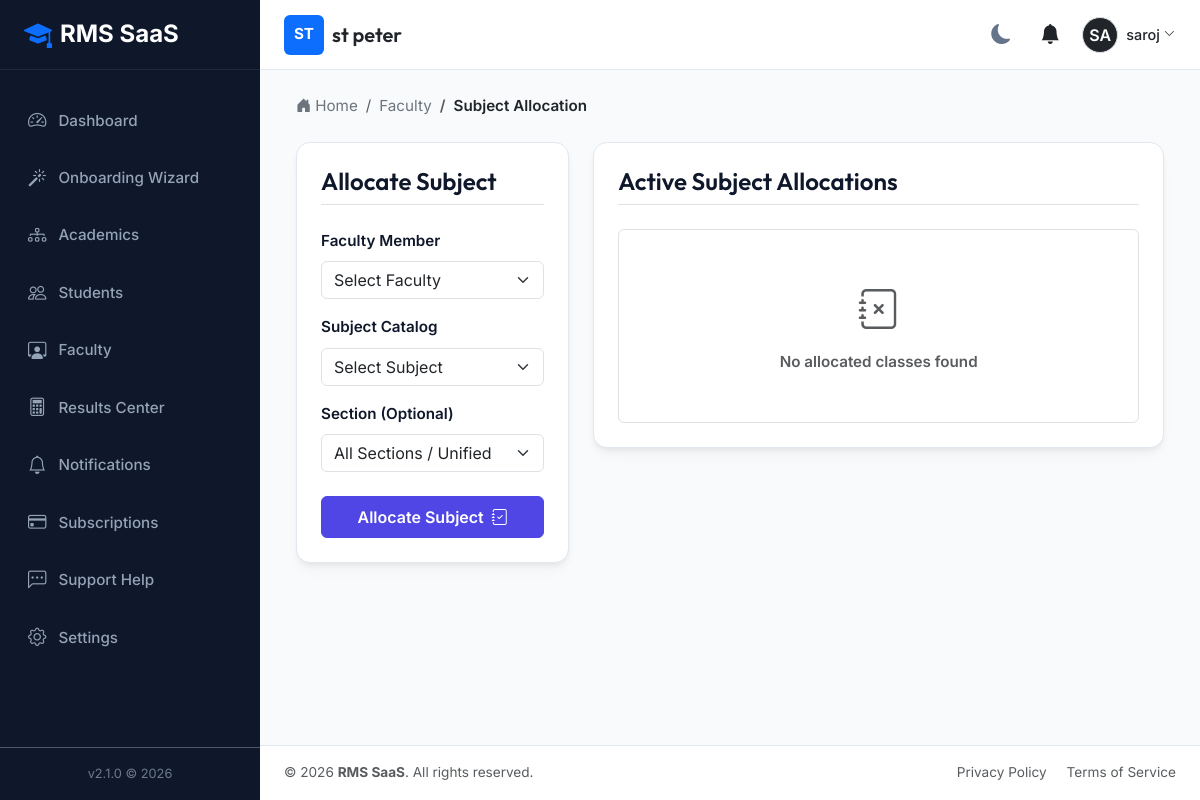
The app's page /faculty/allocation/ (signed in) with its own data.
### tenants/models.py (models this page shows, shortened)
class Institution(models.Model):
    name = models.CharField(max_length=255)
    slug = models.SlugField(max_length=255, unique=True)
    contact_email = models.EmailField()
    contact_phone = models.CharField(max_length=20, blank=True, null=True)
    address = models.TextField(blank=True, null=True)
    logo = models.ImageField(upload_to='institution_logos/', blank=True, null=True)
    is_active = models.BooleanField(default=True)
    created_at = models.DateTimeField(auto_now_add=True)
    updated_at = models.DateTimeField(auto_now=True)

### accounts/models.py (models this page shows, shortened)
class User(AbstractUser):
    class Role(models.TextChoices):
        SUPER_ADMIN = 'SUPER_ADMIN', 'Super Admin'
        INSTITUTION_OWNER = 'INSTITUTION_OWNER', 'Institution Owner'
        INSTITUTION_ADMIN = 'INSTITUTION_ADMIN', 'Institution Admin'
        EXAM_CONTROLLER = 'EXAM_CONTROLLER', 'Examination Controller'
        HOD = 'HOD', 'Head of Department'
        FACULTY = 'FACULTY', 'Faculty'
        STUDENT = 'STUDENT', 'Student'
    role = models.CharField(max_length=30, choices=Role.choices, default=Role.STUDENT)
    institution = models.ForeignKey(
        'tenants.Institution',
        on_delete=models.SET_NULL,
        null=True,
        blank=True,
        related_name='users'
    )
    phone = models.CharField(max_length=20, blank=True, null=True)
    profile_picture = models.ImageField(upload_to='profile_pics/', blank=True, null=True)
    created_at = models.DateTimeField(auto_now_add=True)
    updated_at = models.DateTimeField(auto_now=True)
    @property
    def is_super_admin(self):
        return self.role == self.Role.SUPER_ADMIN or self.is_superuser
    @property
    def is_institution_admin(self):
        return self.role in [self.Role.INSTITUTION_OWNER, self.Role.INSTITUTION_ADMIN]

### academics/views.py (the view)
    def wrapper(request, *args, **kwargs):
        if not request.user.is_authenticated:
            return redirect('login')
        if not request.user.is_super_admin and not request.user.is_institution_admin:
            messages.error(request, "Permission Denied: Admin access required.")
            return redirect('dashboard')
        return view_func(request, *args, **kwargs)

### academics/views.py (called while the page is built)
def admin_required(view_func):
    def wrapper(request, *args, **kwargs):
        if not request.user.is_authenticated:
            return redirect('login')
        if not request.user.is_super_admin and not request.user.is_institution_admin:
            messages.error(request, "Permission Denied: Admin access required.")
            return redirect('dashboard')
        return view_func(request, *args, **kwargs)
    return wrapper

### faculty/views.py (called while the page is built, shortened)
@login_required
@admin_required
def faculty_allocation(request):
    inst = request.user.institution
    faculties = Faculty.objects.filter(institution=inst)
    subjects = Subject.objects.filter(institution=inst)
    sections = Section.objects.filter(institution=inst)
    allocations = FacultySubject.objects.filter(institution=inst).select_related('faculty__user', 'subject', 'section')
    return render(request, 'faculty/faculty_allocation.html', {
        'faculties': faculties,
        'subjects': subjects,
        'sections': sections,
        'allocations': allocations,
        'breadcrumbs': [{'name': 'Faculty', 'url': '/faculty/'}, {'name': 'Subject Allocation', 'url': '#'}]
    })

### notifications/context_processors.py (called while the page is built)
def unread_notifications(request):
    if request.user.is_authenticated:
        unread_notifications = Notification.objects.filter(user=request.user, is_read=False).order_by('-created_at')
        return {
            'unread_notifications': unread_notifications,
            'unread_notifications_list': unread_notifications,
            'unread_notifications_count': unread_notifications.count()
        }
    return {}

### tenants/context_processors.py (called while the page is built)
def institution_context(request):
    context = {
        'current_institution': None,
        'institution_settings': None
    }
    if request.user.is_authenticated and not request.user.is_super_admin:
        if request.user.institution:
            context['current_institution'] = request.user.institution
            try:
                context['institution_settings'] = request.user.institution.settings
            except Exception:
                context['institution_settings'] = None
    return context

### templates/faculty/faculty_allocation.html (shortened to what this page needs)
{% extends "base.html" %}
{% block content %}
<div class="row">
    <div class="col-lg-4 mb-4">
        <div class="rms-card">
            <h4 class="mb-4 font-heading fw-semibold border-bottom pb-2">Allocate Subject</h4>
            <form method="POST">
                <div class="mb-3">
                    <label for="faculty" class="form-label fw-semibold">Faculty Member</label>
                    <select id="faculty" name="faculty" class="form-select" required>
                        <option value="">Select Faculty</option>
                    </select>
                </div>
                <div class="mb-3">
                    <label for="subject" class="form-label fw-semibold">Subject Catalog</label>
                    <select id="subject" name="subject" class="form-select" required>
                        <option value="">Select Subject</option>
                    </select>
                </div>
                <div class="mb-4">
                    <label for="section" class="form-label fw-semibold">Section (Optional)</label>
                    <select id="section" name="section" class="form-select">
                        <option value="">All Sections / Unified</option>
                    </select>
                </div>
                <button type="submit" class="btn btn-primary w-100 fw-semibold py-2">
                    Allocate Subject <i class="bi bi-journal-check ms-1"></i>
                </button>
            </form>
        </div>
    </div>
    <div class="col-lg-8">
        <div class="rms-card p-4">
            <h4 class="mb-4 font-heading fw-semibold border-bottom pb-2">Active Subject Allocations</h4>
            {% if allocations %}
                <div class="rms-table-responsive">
                    <table class="table rms-table">
                        <thead>
                            <tr>
                                <th>#</th>
                                <th>Faculty</th>
                                <th>Subject Code</th>
                                <th>Subject Name</th>
                                <th>Section</th>
                                <th>Session</th>
                            </tr>
                        </thead>
                        <tbody>
                            {% for alloc in allocations %}
                            <tr>
                                <td>{{ forloop.counter }}</td>
                                <td>
                                    <span class="fw-semibold text-dark">{{ alloc.faculty.user.get_full_name }}</span>
                                    <small class="text-muted d-block font-monospace">{{ alloc.faculty.employee_id }}</small>
                                </td>
                                <td><span class="badge bg-secondary font-monospace">{{ alloc.subject.code }}</span></td>
                                <td>{{ alloc.subject.name }}</td>
                                <td>{{ alloc.section.name|default:"All" }}</td>
                                <td>{{ alloc.academic_session.name }}</td>
                            </tr>
                            {% endfor %}
                        </tbody>
                    </table>
                </div>
            {% else %}
                <div class="text-center py-5 text-muted border border-dashed rounded">
                    <i class="bi bi-journal-x fs-1 mb-2 d-block text-opacity-50"></i>
                    <p class="m-0 fw-semibold">No allocated classes found</p>
                </div>
            {% endif %}
        </div>
    </div>
</div>
{% endblock %}

### templates/partials/navbar.html (shortened to what this page needs)
<nav class="app-navbar no-print">
    <div class="d-flex align-items-center">
        {% if current_institution %}
            <div class="d-flex align-items-center">
                {% if current_institution.logo %}
                    <img src="{{ current_institution.logo.url }}" alt="{{ current_institution.name }} Logo" height="40" class="me-2 rounded">
                {% else %}
                    <div class="bg-primary text-white d-flex align-items-center justify-content-center rounded me-2" style="width: 40px; height: 40px; font-weight: bold;">
                        {{ current_institution.name|slice:":2"|upper }}
                    </div>
                {% endif %}
                <div>
                    <h5 class="m-0 text-dark font-heading">{{ current_institution.name }}</h5>
                </div>
            </div>
        {% else %}
            <h5 class="m-0 text-dark font-heading">RMS SaaS Platform</h5>
        {% endif %}
    </div>
    <div class="d-flex align-items-center gap-3">
        <button class="theme-toggle-btn" id="theme-toggle" title="Toggle Theme">
            <i class="bi bi-moon-fill"></i>
        </button>
        <div class="dropdown">
            <button class="btn btn-link position-relative text-dark p-1" type="button" id="notificationDropdown" data-bs-toggle="dropdown" aria-expanded="false">
                <i class="bi bi-bell-fill fs-5"></i>
            </button>
        </div>
        <div class="dropdown">
            <button class="btn btn-link d-flex align-items-center text-decoration-none p-0 text-dark" type="button" id="userProfileDropdown" data-bs-toggle="dropdown" aria-expanded="false">
                {% if user.profile_picture %}
                    <img src="{{ user.profile_picture.url }}" alt="{{ user.username }}" width="36" height="36" class="rounded-circle border">
                {% else %}
                    <div class="bg-dark text-white rounded-circle d-flex align-items-center justify-content-center border" style="width: 36px; height: 36px; font-weight: 600;">
                        {{ user.username|slice:":2"|upper }}
                    </div>
                {% endif %}
                <span class="ms-2 d-none d-md-inline" style="font-size: 0.9rem; font-weight: 500;">{{ user.get_full_name|default:user.username }}</span>
                <i class="bi bi-chevron-down ms-1" style="font-size: 0.7rem;"></i>
            </button>
        </div>
    </div>
</nav>

### static/css/styles.css (style rules this page uses)
:root { --bg-primary: #f8fafc; --bg-secondary: #ffffff; --text-primary: #0f172a; --text-secondary: #64748b; --border-color: #e2e8f0; --card-shadow: 0 4px 6px -1px rgba(0, 0, 0, 0.05), 0 2px 4px -1px rgba(0, 0, 0, 0.02), 0 10px 15px -3px rgba(0, 0, 0, 0.03); --sidebar-bg: #0f172a; --sidebar-text: #94a3b8; --sidebar-active-bg: #1e293b; --sidebar-active-text: #ffffff; --primary: #4f46e5; --primary-hover: #4338ca; --success: #10b981; --warning: #f59e0b; --danger: #ef4444; --info: #06b6d4; --font-heading: 'Outfit', sans-serif; --font-body: 'Inter', sans-serif; --radius-lg: 14px; --radius-md: 10px; --transition-fast: 0.2s ease; }
body { background-color: var(--bg-primary); color: var(--text-primary); font-family: var(--font-body); font-size: 0.95rem; line-height: 1.6; transition: background-color var(--transition-fast), color var(--transition-fast); }
h1, h2, h3, h4, h5, h6 { font-family: var(--font-heading); font-weight: 600; }
.app-navbar { background-color: var(--bg-secondary); border-bottom: 1px solid var(--border-color); height: 70px; padding: 0 1.5rem; display: flex; align-items: center; justify-content: space-between; }
.rms-card { background-color: var(--bg-secondary); border: 1px solid var(--border-color); border-radius: var(--radius-lg); box-shadow: var(--card-shadow); padding: 1.5rem; margin-bottom: 1.5rem; transition: transform var(--transition-fast), box-shadow var(--transition-fast); }
.btn-primary { background-color: var(--primary); border-color: var(--primary); }
.theme-toggle-btn { cursor: pointer; background: none; border: none; color: var(--text-secondary); font-size: 1.25rem; padding: 0.5rem; border-radius: 50%; display: flex; align-items: center; justify-content: center; transition: all var(--transition-fast); }

### records on screen
Institution: name "ST", name "st peter"
User: username "SA", get_full_name "saroj"

### other values on screen
{{ crumb.name }} "Faculty"
{{ crumb.name }} "Subject Allocation"
